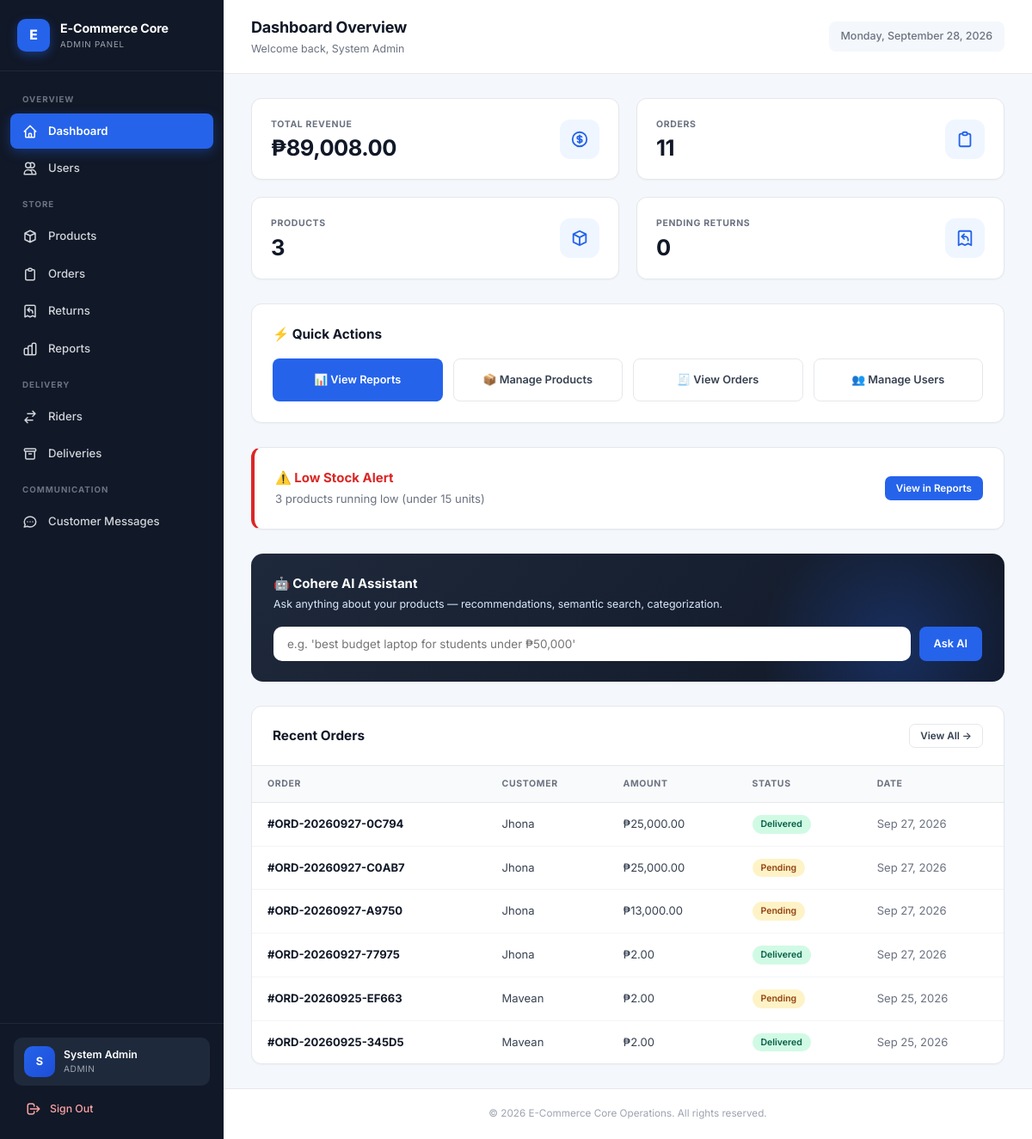
/index.php (signed in), run on the app's committed database.
### tables this page shows
CREATE TABLE `orders` (
  `id` int(11) NOT NULL,
  `order_number` varchar(20) DEFAULT NULL,
  `user_id` int(11) NOT NULL,
  `rider_id` int(11) DEFAULT NULL,
  `assigned_at` datetime DEFAULT NULL,
  `out_for_delivery_at` datetime DEFAULT NULL,
  `delivered_at` datetime DEFAULT NULL,
  `amount_collected` decimal(10,2) DEFAULT NULL,
  `total_amount` decimal(10,2) NOT NULL,
  `status` enum('pending','processing','shipped','delivered','cancelled','returned') DEFAULT 'pending',
  `shipping_address` text DEFAULT NULL,
  `contact_phone` varchar(20) DEFAULT NULL,
  `notes` text DEFAULT NULL,
  `payment_method` varchar(50) DEFAULT 'COD',
  `delivery_option` varchar(50) DEFAULT 'standard',
  `delivery_fee` decimal(10,2) DEFAULT 0.00,
  `payment_status` enum('unpaid','pending_verification','paid','refunded') DEFAULT 'unpaid',
  `payment_reference` varchar(100) DEFAULT NULL,
  `payment_proof` varchar(255) DEFAULT NULL,
  `paid_at` datetime DEFAULT NULL,
  `created_at` timestamp NOT NULL DEFAULT current_timestamp()
);

CREATE TABLE `users` (
  `id` int(11) NOT NULL,
  `username` varchar(50) NOT NULL,
  `email` varchar(100) NOT NULL,
  `phone` varchar(20) DEFAULT NULL,
  `address` text DEFAULT NULL,
  `city` varchar(80) DEFAULT NULL,
  `province` varchar(80) DEFAULT NULL,
  `postal_code` varchar(10) DEFAULT NULL,
  `password` varchar(255) NOT NULL,
  `full_name` varchar(100) DEFAULT NULL,
  `role` enum('admin','product_manager','customer','rider') DEFAULT 'customer',
  `status` enum('active','inactive') DEFAULT 'active',
  `email_verified` tinyint(1) DEFAULT 0,
  `profile_completed` tinyint(1) DEFAULT 0,
  `must_change_password` tinyint(1) DEFAULT 0,
  `temp_password_issued_at` datetime DEFAULT NULL,
  `created_at` timestamp NOT NULL DEFAULT current_timestamp()
);

### includes/auth.php (called while the page is built, shortened)
<?php
if (!function_exists('baseUrl')) {
    function baseUrl($path = '') {
        $dir = str_replace('\\', '/', dirname($_SERVER['SCRIPT_NAME']));
        $dir = rtrim($dir, '/');
        $dir = preg_replace('#/(modules|api|ai|auth|admin|rider)$#', '', $dir);
        if ($dir === '' || $dir === '.') $dir = '';
        $dir = rtrim($dir, '/') . '/';
        return $dir . ltrim($path, '/');
    }
}
if (!function_exists('e')) {
    function e($s) { return htmlspecialchars($s ?? '', ENT_QUOTES, 'UTF-8'); }
}

### index.php (the view, shortened to what this page needs)
<?php
require_once __DIR__ . '/includes/auth.php';
require_once __DIR__ . '/config/db.php';
$totalProducts  = $pdo->query("SELECT COUNT(*) FROM products")->fetchColumn();
$totalOrders    = $pdo->query("SELECT COUNT(*) FROM orders")->fetchColumn();
$totalRevenue   = $pdo->query("SELECT COALESCE(SUM(total_amount),0) FROM orders WHERE status != 'cancelled'")->fetchColumn();
$pendingReturns = $pdo->query("SELECT COUNT(*) FROM returns WHERE status='pending'")->fetchColumn();
$lowStockCount  = $pdo->query("SELECT COUNT(*) FROM products WHERE stock < 15")->fetchColumn();
$recentOrders   = $pdo->query("SELECT o.*, u.username FROM orders o JOIN users u ON o.user_id = u.id ORDER BY o.id DESC LIMIT 6")->fetchAll();
require_once __DIR__ . '/includes/header.php';
?>
<div class="app-layout">
    <?php require __DIR__ . '/includes/sidebar.php'; ?>
    <div class="main-wrapper">
        <header class="topbar">
            <div class="topbar-left">
                <div>
                    <h2>Dashboard Overview</h2>
                    <p>Welcome back, <?= e($_SESSION['full_name'] ?? $_SESSION['username']) ?></p>
                </div>
            </div>
            <div class="topbar-date"><?= date('l, F j, Y') ?></div>
        </header>
        <div class="page-body">
            <div class="grid-4">
                <div class="stat-card">
                    <div class="stat-content">
                        <div class="stat-label">Total Revenue</div>
                        <div class="stat-value">₱<?= number_format($totalRevenue, 2) ?></div>
                    </div>
                    <div class="stat-icon">
                        <svg fill="none" stroke="currentColor" viewBox="0 0 24 24"><path stroke-linecap="round" stroke-linejoin="round" stroke-width="2" d="M12 8c-1.657 0-3 .895-3 2s1.343 2 3 2 3 .895 3 2-1.343 2-3 2m0-8c1.11 0 2.08.402 2.599 1M12 8V7m0 1v8m0 0v1m0-1c-1.11 0-2.08-.402-2.599-1M21 12a9 9 0 11-18 0 9 9 0 0118 0z"/></svg>
                    </div>
                </div>
                <div class="stat-card">
                    <div class="stat-content">
                        <div class="stat-label">Orders</div>
                        <div class="stat-value"><?= $totalOrders ?></div>
                    </div>
                    <div class="stat-icon">
                        <svg fill="none" stroke="currentColor" viewBox="0 0 24 24"><path stroke-linecap="round" stroke-linejoin="round" stroke-width="2" d="M9 5H7a2 2 0 00-2 2v12a2 2 0 002 2h10a2 2 0 002-2V7a2 2 0 00-2-2h-2M9 5a2 2 0 002 2h2a2 2 0 002-2M9 5a2 2 0 012-2h2a2 2 0 012 2"/></svg>
                    </div>
                </div>
                <div class="stat-card">
                    <div class="stat-content">
                        <div class="stat-label">Products</div>
                        <div class="stat-value"><?= $totalProducts ?></div>
                    </div>
                    <div class="stat-icon">
                        <svg fill="none" stroke="currentColor" viewBox="0 0 24 24"><path stroke-linecap="round" stroke-linejoin="round" stroke-width="2" d="M20 7l-8-4-8 4m16 0l-8 4m8-4v10l-8 4m0-10L4 7m8 4v10M4 7v10l8 4"/></svg>
                    </div>
                </div>
                <div class="stat-card">
                    <div class="stat-content">
                        <div class="stat-label">Pending Returns</div>
                        <div class="stat-value" style="<?= $pendingReturns > 0 ? 'color:#dc2626;' : '' ?>"><?= $pendingReturns ?></div>
                    </div>
                    <div class="stat-icon" style="<?= $pendingReturns > 0 ? 'background:#fee2e2;color:#dc2626;' : '' ?>">
                        <svg fill="none" stroke="currentColor" viewBox="0 0 24 24"><path stroke-linecap="round" stroke-linejoin="round" stroke-width="2" d="M16 15v-1a4 4 0 00-4-4H8m0 0l3 3m-3-3l3-3m9 14V5a2 2 0 00-2-2H6a2 2 0 00-2 2v16l4-2 4 2 4-2 4 2z"/></svg>
                    </div>
                </div>
            </div>
            <div class="card card-pad" style="margin-bottom:28px;">
                <h3 class="section-title" style="margin-bottom:16px;">⚡ Quick Actions</h3>
                <div style="display:grid;grid-template-columns:repeat(auto-fit,minmax(180px,1fr));gap:12px;">
                    <a href="<?= baseUrl('modules/reports.php') ?>" class="btn btn-primary" style="padding:16px;text-decoration:none;">
                        📊 View Reports
                    </a>
                    <a href="<?= baseUrl('modules/products.php') ?>" class="btn btn-secondary" style="padding:16px;text-decoration:none;">
                        📦 Manage Products
                    </a>
                    <a href="<?= baseUrl('modules/orders.php') ?>" class="btn btn-secondary" style="padding:16px;text-decoration:none;">
                        🧾 View Orders
                    </a>
                    <a href="<?= baseUrl('modules/users.php') ?>" class="btn btn-secondary" style="padding:16px;text-decoration:none;">
                        👥 Manage Users
                    </a>
                </div>
            </div>
            <?php if ($lowStockCount > 0): ?>
                <div class="card card-pad" style="border-left:4px solid #dc2626;margin-bottom:28px;display:flex;justify-content:space-between;align-items:center;flex-wrap:wrap;gap:12px;">
                    <div>
                        <h3 style="color:#dc2626;margin:0 0 4px;font-size:1rem;">⚠️ Low Stock Alert</h3>
                        <p style="color:#6b7280;margin:0;font-size:0.88rem;"><?= $lowStockCount ?> product<?= $lowStockCount != 1 ? 's' : '' ?> running low (under 15 units)</p>
                    </div>
                    <a href="<?= baseUrl('modules/reports.php') ?>" class="btn btn-primary btn-sm">View in Reports</a>
                </div>
            <?php endif; ?>
            <div class="ai-banner">
                <h3>🤖 Cohere AI Assistant</h3>
                <p>Ask anything about your products — recommendations, semantic search, categorization.</p>
                <form id="aiForm" class="ai-form">
                    <input type="text" id="aiQuery" placeholder="e.g. 'best budget laptop for students under ₱50,000'" required>
                    <button type="submit" class="btn btn-primary">Ask AI</button>
                </form>
            </div>
            <div class="card">
                <div class="flex-between" style="padding:20px 24px; border-bottom:1px solid #e5e7eb;">
                    <h3 class="section-title">Recent Orders</h3>
                    <a href="<?= baseUrl('modules/orders.php') ?>" class="btn btn-secondary btn-sm">View All →</a>
                </div>
                <div class="table-wrapper">
                    <table>
                        <thead>
                            <tr>
                                <th>Order</th>
                                <th>Customer</th>
                                <th>Amount</th>
                                <th>Status</th>
                                <th>Date</th>
                            </tr>
                        </thead>
                        <tbody>
                            <?php if (empty($recentOrders)): ?>
                                <tr><td colspan="5" style="text-align:center; padding:32px; color:#6b7280;">No orders yet</td></tr>
                            <?php else: foreach ($recentOrders as $o):
                                $colors = ['pending'=>'badge-yellow','processing'=>'badge-blue','shipped'=>'badge-indigo','delivered'=>'badge-green','cancelled'=>'badge-red','returned'=>'badge-gray'];
                            ?>
                                <tr>
                                    <td><strong style="color:#111827;">#<?= e($o['order_number'] ?: $o['id']) ?></strong></td>
                                    <td><?= e($o['username']) ?></td>
                                    <td>₱<?= number_format($o['total_amount'], 2) ?></td>
                                    <td><span class="badge <?= $colors[$o['status']] ?? 'badge-gray' ?>"><?= e(ucfirst($o['status'])) ?></span></td>
                                    <td style="color:#6b7280;"><?= date('M j, Y', strtotime($o['created_at'])) ?></td>
                                </tr>
                            <?php endforeach; endif; ?>
                        </tbody>
                    </table>
                </div>
            </div>
        </div>
        <?php require __DIR__ . '/includes/footer.php'; ?>

### data on the page
orders: order_number "ORD-20260927-0C794", user.username "Jhona", total_amount "25,000.00", status "Delivered", created_at "Sep 27, 2026"
orders: order_number "ORD-20260927-C0AB7", user.username "Jhona", total_amount "25,000.00", status "Pending", created_at "Sep 27, 2026"
orders: order_number "ORD-20260927-A9750", user.username "Jhona", total_amount "13,000.00", status "Pending", created_at "Sep 27, 2026"
orders: order_number "ORD-20260927-77975", user.username "Jhona", total_amount "2.00", status "Delivered", created_at "Sep 27, 2026"
orders: order_number "ORD-20260925-EF663", user.username "Mavean", total_amount "2.00", status "Pending", created_at "Sep 25, 2026"
orders: order_number "ORD-20260925-345D5", user.username "Mavean", total_amount "2.00", status "Delivered", created_at "Sep 25, 2026"

### other printed values
$initial "S"
$_SESSION['full_name'] "System Admin"
str_replace('_', ' ', $role) "ADMIN"
$totalRevenue "89,008.00"
$totalOrders "11"
$totalProducts "3"
$pendingReturns "0"
$lowStockCount "3"
